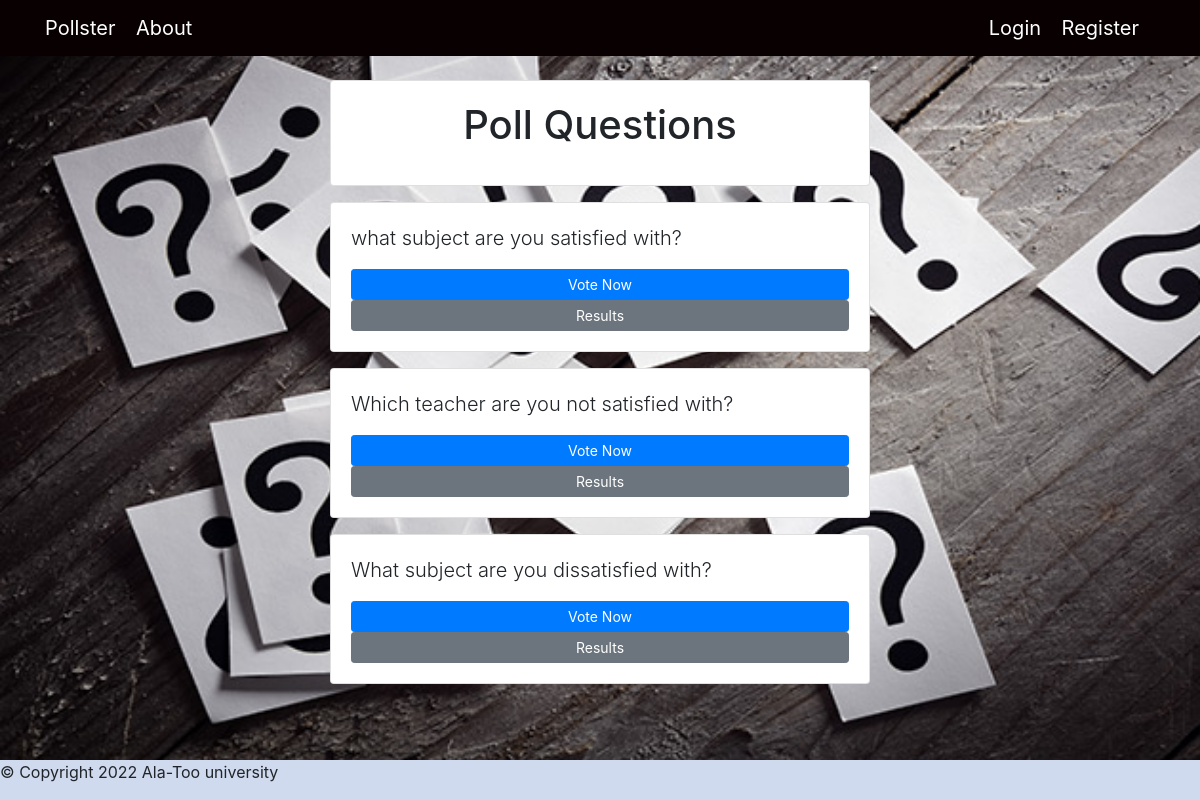
Screenshot of /polls/ with the database file from the repository.
### polls/models.py (models this page shows, shortened)
class Question(models.Model):
    question_text = models.CharField(max_length=200)
    pub_date = models.DateTimeField('date published')

### polls/views.py (the view)
# urls.py: path('', views.index, name='index'),
def index(request):
    latest_question_list = Question.objects.order_by('-pub_date')[:5]
    context = {'latest_question_list': latest_question_list}
    return render(request, 'polls/index.html', context)

### templates/polls/index.html (shortened to what this page needs)
{% extends 'base.html' %}
{% block content %}
{% load static %}
<body id='bg2' style="background-image: url('{% static 'background/questions.jpg'  %}');">
  <div class="card-body card mb-3">
      <h1 class="text-center mb-3">Poll Questions</h1>
      </div>
        {% if latest_question_list %}
          {% for question in latest_question_list %}
          <div class="card-body card mb-3">
            <p class="lead">{{ question.question_text }}</p>
            <a href="{% url 'polls:detail' question.id %}" class="btn btn-primary btn-sm">Vote Now</a>
            <a href="{% url 'polls:results' question.id %}" class="btn btn-secondary btn-sm">Results</a>
          </div>
    {% endfor %}
  {% else %}
    <p>No polls available</p>
  {% endif %}
</body>
{% endblock %}

### templates/polls/index.html (style rules this page uses)
#bg2 { background-repeat: no-repeat; background-attachment: fixed; background-size: cover; }

### rows the page displays
Question: question_text "what subject are you satisfied with?"
Question: question_text "Which teacher are you not satisfied with?"
Question: question_text "What subject are you dissatisfied with?"
